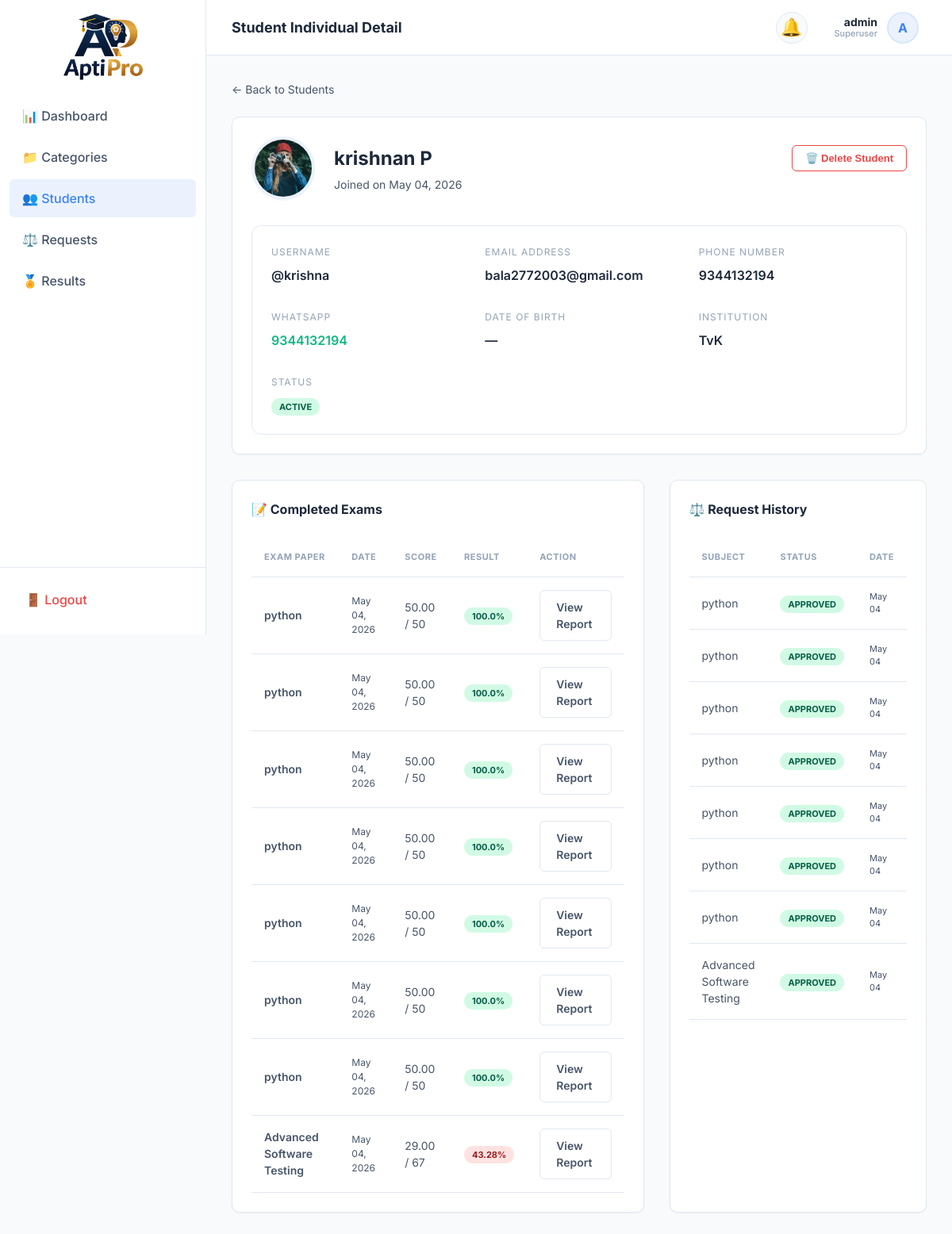
Before: /admin-panel/students/6/ (signed in) with the older database file.
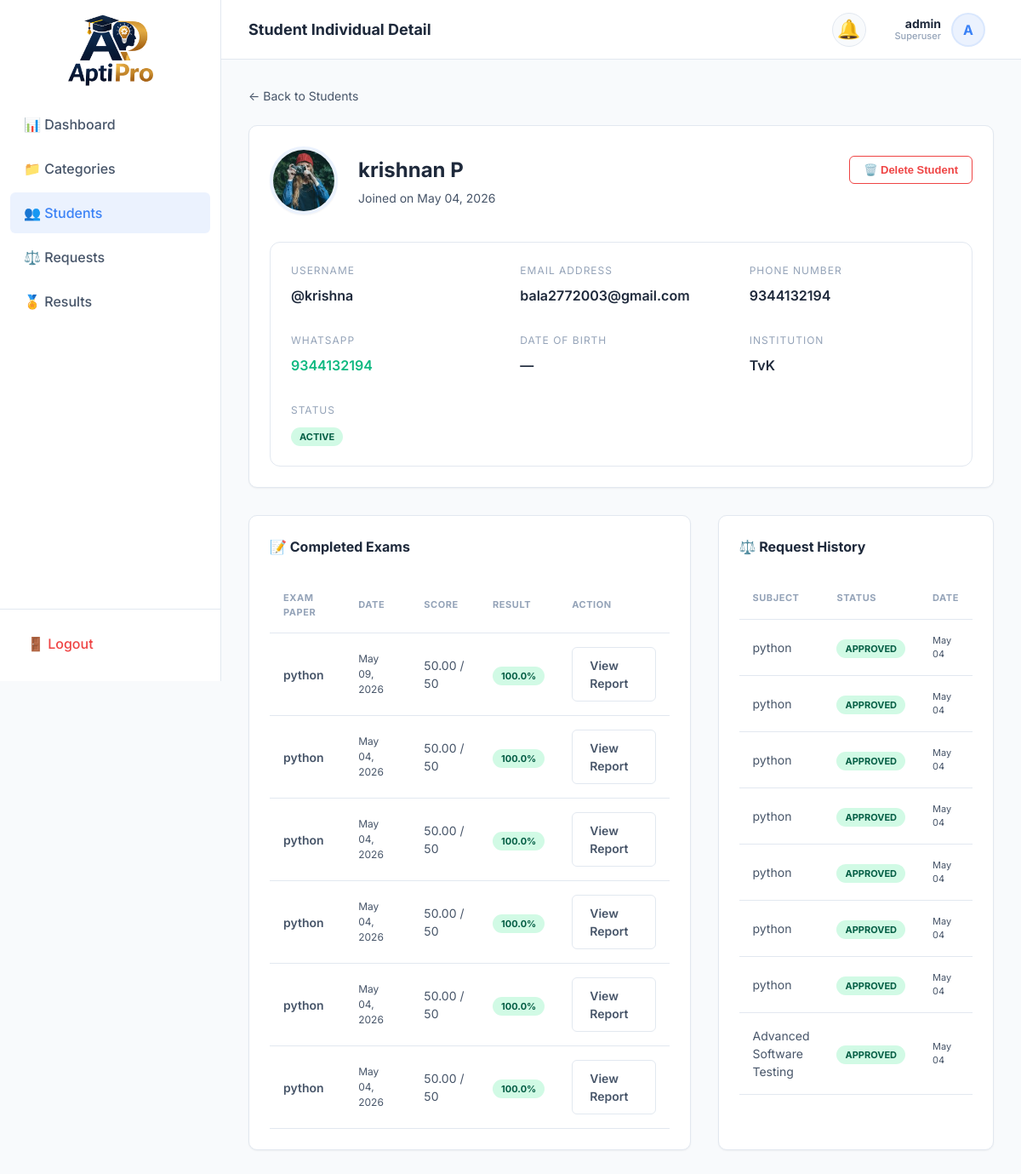
After: the same page with the newer database file.
### exams/models.py (models this page shows, shortened)
class StudentExamResult(models.Model):
    class Status(models.TextChoices):
        IN_PROGRESS = 'In Progress', 'In Progress'
        SUBMITTED = 'Submitted', 'Submitted'
        EVALUATED = 'Evaluated', 'Evaluated'
    id = models.UUIDField(
        primary_key=True,
        default=uuid.uuid4,
        editable=False,
    )
    student = models.ForeignKey(
        settings.AUTH_USER_MODEL,
        on_delete=models.CASCADE,
        related_name='exam_results',
        help_text='Student who took this exam.',
    )
    exam_paper = models.OneToOneField(
        ExamPaper,
        on_delete=models.PROTECT,
        related_name='result',
        help_text='The specific paper this result corresponds to.',
    )
    total_marks_obtained = models.DecimalField(
        max_digits=7,
        decimal_places=2,
        default=0,
        help_text='Auto-calculated sum of marks from correct answers.',
    )
    total_marks_possible = models.PositiveIntegerField(
        default=0,
        help_text='Mirrors exam_paper.total_marks for quick access.',
    )
    status = models.CharField(
        max_length=15,
        choices=Status.choices,
        default=Status.IN_PROGRESS,
        db_index=True,
    )
    started_at = models.DateTimeField(
        auto_now_add=True,
        help_text='When the student started the exam.',
    )
    submitted_at = models.DateTimeField(
        null=True,
        blank=True,
        help_text='When the student submitted their answers.',
    )
    completed_at = models.DateTimeField(
        null=True,
        blank=True,
        help_text='When auto-evaluation finished.',
    )
    class Meta:
        verbose_name = 'Student Exam Result'
        verbose_name_plural = 'Student Exam Results'
        ordering = ['-started_at']
        indexes = [
            models.Index(fields=['student', '-started_at'], name='idx_result_student'),
            models.Index(fields=['status'], name='idx_result_status'),
            models.Index(fields=['-completed_at'], name='idx_result_completed'),
        ]
    def percentage(self):
        if self.total_marks_possible == 0:
            return 0
        return round(
            (float(self.total_marks_obtained) / self.total_marks_possible) * 100, 2
        )
    def is_passed(self, pass_percentage=85):
        return self.percentage() >= pass_percentage

class ExamPaper(models.Model):
    id = models.UUIDField(
        primary_key=True,
        default=uuid.uuid4,
        editable=False,
    )
    student = models.ForeignKey(
        settings.AUTH_USER_MODEL,
        on_delete=models.CASCADE,
        related_name='exam_papers',
        help_text='Student this paper was generated for.',
    )
    category = models.ForeignKey(
        'Category',
        on_delete=models.CASCADE,
        related_name='exam_papers',
        help_text='Category this exam belongs to.',
        null=True, # For existing records during migration
    )
    questions = models.ManyToManyField(
        Question,
        through='ExamPaperQuestion',
        related_name='exam_papers',
        help_text='Questions included in this paper (via through model).',
    )
    total_marks = models.PositiveIntegerField(
        default=0,
        help_text='Sum of marks for all included questions (cached on generation).',
    )
    total_duration_minutes = models.PositiveIntegerField(
        default=0,
        help_text='Sum of per-question time limits in minutes (cached on generation).',
    )
    created_at = models.DateTimeField(auto_now_add=True, db_index=True)
    class Meta:
        verbose_name = 'Exam Paper'
        verbose_name_plural = 'Exam Papers'
        ordering = ['-created_at']
        indexes = [
            models.Index(fields=['student', 'category', '-created_at'], name='idx_paper_stud_cat'),
            models.Index(fields=['student', '-created_at'], name='idx_paper_student'),
        ]

class Category(models.Model):
    name = models.CharField(
        max_length=100,
        unique=True,
        db_index=True,
        help_text='Name of the exam category.'
    )
    description = models.TextField(
        blank=True,
        help_text='Brief overview of what this category covers.'
    )
    created_at = models.DateTimeField(auto_now_add=True, db_index=True)
    is_active = models.BooleanField(
        default=True,
        db_index=True,
        help_text='Whether this category is visible to students.'
    )
    class Meta:
        verbose_name = 'Category'
        verbose_name_plural = 'Categories'
        ordering = ['name']
        indexes = [
            models.Index(fields=['name'], name='idx_cat_name'),
            models.Index(fields=['-created_at'], name='idx_cat_created'),
        ]

class ExamRequest(models.Model):
    class Status(models.TextChoices):
        PENDING = 'Pending', 'Pending'
        APPROVED = 'Approved', 'Approved'
        REJECTED = 'Rejected', 'Rejected'
    id = models.UUIDField(
        primary_key=True,
        default=uuid.uuid4,
        editable=False,
    )
    student = models.ForeignKey(
        settings.AUTH_USER_MODEL,
        on_delete=models.CASCADE,
        related_name='exam_requests',
        help_text='Student requesting exam access.',
    )
    category = models.ForeignKey(
        'Category',
        on_delete=models.CASCADE,
        related_name='requests',
        help_text='Category the student wants to take an exam in.',
        null=True, # For existing records during migration
    )
    status = models.CharField(
        max_length=10,
        choices=Status.choices,
        default=Status.PENDING,
        db_index=True,
    )
    rejection_reason = models.TextField(
        blank=True,
        help_text='Reason for rejection (filled by admin if rejected).',
    )
    requested_at = models.DateTimeField(auto_now_add=True, db_index=True)
    reviewed_at = models.DateTimeField(
        null=True,
        blank=True,
        help_text='When the admin reviewed this request.',
    )
    reviewed_by = models.ForeignKey(
        settings.AUTH_USER_MODEL,
        on_delete=models.SET_NULL,
        null=True,
        blank=True,
        related_name='reviewed_requests',
        help_text='Admin who reviewed this request.',
    )
    class Meta:
        verbose_name = 'Exam Request'
        verbose_name_plural = 'Exam Requests'
        ordering = ['-requested_at']
        indexes = [
            models.Index(fields=['status', 'student', 'category'], name='idx_req_stat_stud_cat'),
            models.Index(fields=['status', 'student'], name='idx_req_status_student'),
            models.Index(fields=['status', '-requested_at'], name='idx_req_status_date'),
            models.Index(fields=['student', '-requested_at'], name='idx_req_student_date'),
        ]

### exams/views.py (the view)
# urls.py: path('admin-panel/students/<int:pk>/', views.AdminStudentDetailView.as_view(), name='admin_student_detail'),
class AdminStudentDetailView(SuperuserRequiredMixin, DetailView):
    template_name = 'exams/admin/student_detail.html'
    context_object_name = 'student'
    def get_queryset(self):
        return CustomUser.objects.filter(role='Student')
    def get_context_data(self, **kwargs):
        ctx = super().get_context_data(**kwargs)
        student = self.object
        ctx['exam_results'] = StudentExamResult.objects.filter(
            student=student
        ).select_related('exam_paper').order_by('-started_at')
        ctx['exam_requests'] = ExamRequest.objects.filter(
            student=student
        ).order_by('-requested_at')
        return ctx

### exams/mixins.py (called while the page is built)
    def test_func(self):
        return self.request.user.is_superuser

### exams/models.py (called while the page is built)
    @property
    def name(self):
        if self.first_name and self.last_name:
            return f"{self.first_name} {self.last_name}"
        return self.first_name or self.username

### templates/exams/admin/student_detail.html (shortened to what the changed rows need)
{% extends 'base.html' %}
{% block page_title %}Student Individual Detail{% endblock %}
{% block content %}
<div style="display: grid; grid-template-columns: 2fr 1fr; gap: 32px; margin-top: 32px;">
    <div class="card">
        <div class="table-container">
            <table class="data-table">
                <thead>
                    <tr>
                        <th>Exam Paper</th>
                        <th>Date</th>
                        <th>Score</th>
                        <th>Result</th>
                        <th>Action</th>
                    </tr>
                </thead>
                <tbody>
                    {% for r in exam_results %}
                    <tr>
                        <td style="font-weight: 600;">{{ r.exam_paper.category.name }}</td>
                        <td style="font-size: 12px;">{{ r.submitted_at|date:"M d, Y" }}</td>
                        <td>{{ r.total_marks_obtained }} / {{ r.total_marks_possible }}</td>
                        <td>
                            <span class="badge {% if r.is_passed %}badge-approved{% else %}badge-rejected{% endif %}">
                                {{ r.percentage }}%
                            </span>
                        </td>
                        <td><a href="{% url 'admin_result_detail' r.id %}" class="btn btn-outline btn-sm">View Report</a></td>
                    </tr>
                    {% empty %}
                    <tr><td colspan="5" style="text-align: center; color: var(--text-muted); padding: 32px;">No exam history.</td></tr>
                    {% endfor %}
                </tbody>
            </table>
        </div>
    </div>
    <div class="card">
        <div class="table-container">
            <table class="data-table">
                <thead>
                    <tr>
                        <th>Subject</th>
                        <th>Status</th>
                        <th>Date</th>
                    </tr>
                </thead>
                <tbody>
                    {% for req in exam_requests %}
                    <tr>
                        <td>{{ req.category.name }}</td>
                        <td><span class="badge badge-{{ req.status|lower }}">{{ req.status }}</span></td>
                        <td style="font-size: 11px;">{{ req.requested_at|date:"M d" }}</td>
                    </tr>
                    {% empty %}
                    <tr><td colspan="3" style="text-align: center; color: var(--text-muted); padding: 32px;">No requests.</td></tr>
                    {% endfor %}
                </tbody>
            </table>
        </div>
    </div>
</div>
{% endblock %}

Changed rows visible on the page:
removed StudentExamResult: exam_paper.category.name "python", submitted_at "May 04, 2026", total_marks_obtained "50.00", total_marks_possible "50", percentage "100.0"
removed StudentExamResult: exam_paper.category.name "python", submitted_at "May 04, 2026", total_marks_obtained "50.00", total_marks_possible "50", percentage "100.0"
removed StudentExamResult: exam_paper.category.name "Advanced Software Testing", submitted_at "May 04, 2026", total_marks_obtained "29.00", total_marks_possible "67", percentage "43.28"
added StudentExamResult: exam_paper.category.name "python", submitted_at "May 09, 2026", total_marks_obtained "50.00", total_marks_possible "50", percentage "100.0"
